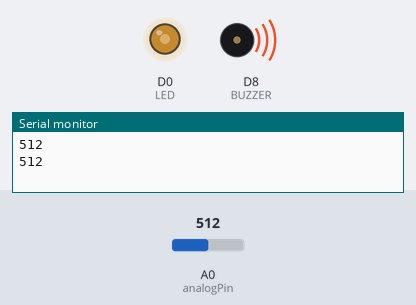
Bench run of a sketch on a simulated ESP8266 (NodeMCU). On the bench: output pins drawn as LEDs (lit = HIGH), buzzer (waves = sounding, pin HIGH), the last lines printed to the serial monitor. Inputs (shaded band) come from the test bench; at power-on: A0 (analogPin) = 512.

Above: at 1.8 s.
1.9 s: A0 (analogPin) set to 716
At 3.2 s:
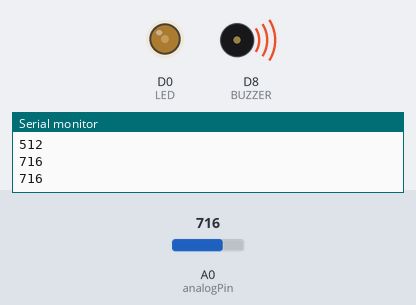
3.5 s: A0 (analogPin) set to 900
At 4.8 s:
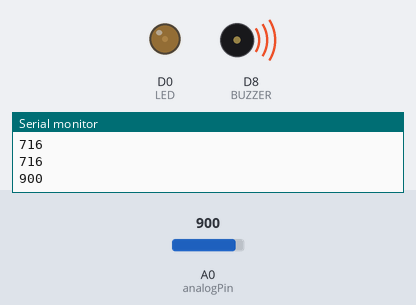
5.5 s: A0 (analogPin) set to 1023
At 6.3 s:
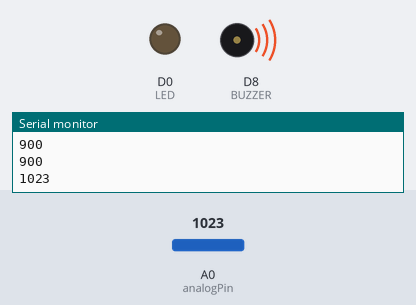
7.5 s: A0 (analogPin) set to 306
At 9.1 s:
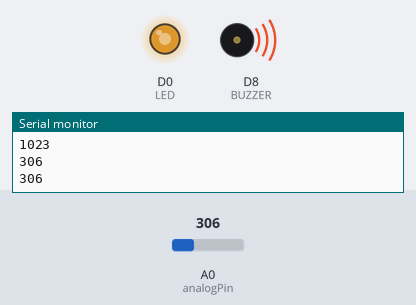
9.5 s: A0 (analogPin) set to 122
At 10.6 s:
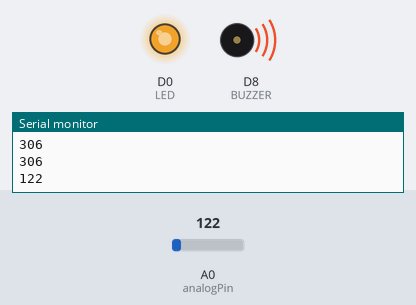
11.5 s: A0 (analogPin) set to 511
At 13.4 s:
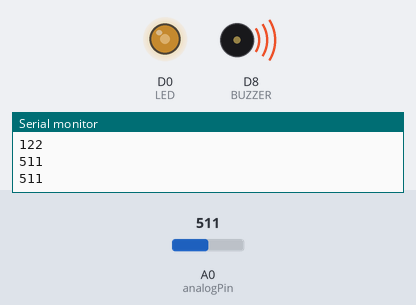
Timing chart, 0 to 14.5 s (numbered marks = the images above; inputs shaded):
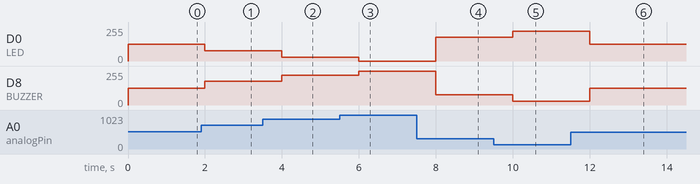

The sketch:

06_pwm.ino
```cpp
#define LED D0
#define BUZZER D8
#define analogPin A0

void setup()
{
  Serial.begin(115200);
  pinMode(LED, OUTPUT);
  pinMode(BUZZER, OUTPUT);
}

void loop()
{
  int val = analogRead(analogPin);
  Serial.println(val);
  if(val == 1024) val = 1023;
  analogWrite(LED, 1023 - val);
  analogWrite(BUZZER, val);
  delay(1000);
}
```

Measured:
- after the input at 1.9 s, D0 (LED): 127/255 → 76/255 after 0.10 s; D8 (BUZZER): 127/255 → 178/255 after 0.10 s
- after the input at 3.5 s, D0 (LED): 76/255 → 30/255 after 0.50 s; D8 (BUZZER): 178/255 → 224/255 after 0.50 s
- after the input at 5.5 s, D0 (LED): 30/255 → 0/255 after 0.50 s; D8 (BUZZER): 224/255 → 255/255 after 0.50 s
- after the input at 7.5 s, D0 (LED): 0/255 → 178/255 after 0.50 s; D8 (BUZZER): 255/255 → 76/255 after 0.50 s
- after the input at 9.5 s, D0 (LED): 178/255 → 224/255 after 0.50 s; D8 (BUZZER): 76/255 → 30/255 after 0.50 s
- after the input at 11.5 s, D0 (LED): 224/255 → 127/255 after 0.50 s; D8 (BUZZER): 30/255 → 127/255 after 0.50 s
